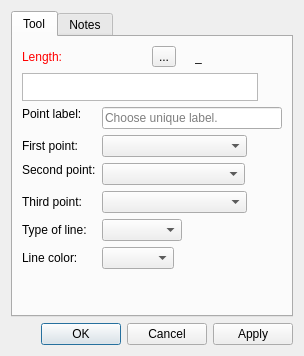
<?xml version="1.0" encoding="UTF-8"?>
<ui version="4.0">
 <class>DialogShoulderPoint</class>
 <widget class="QDialog" name="DialogShoulderPoint">
  <property name="geometry">
   <rect>
    <x>0</x>
    <y>0</y>
    <width>304</width>
    <height>356</height>
   </rect>
  </property>
  <property name="windowTitle">
   <string>Special point on shoulder</string>
  </property>
  <property name="windowIcon">
   <iconset resource="../../../vmisc/share/resources/icon.qrc">
    <normaloff>:/icon/64x64/icon64x64.png</normaloff>:/icon/64x64/icon64x64.png</iconset>
  </property>
  <property name="locale">
   <locale language="English" country="UnitedStates"/>
  </property>
  <layout class="QVBoxLayout" name="verticalLayout_2">
   <item>
    <widget class="QTabWidget" name="tabWidget">
     <property name="currentIndex">
      <number>0</number>
     </property>
     <widget class="QWidget" name="tab">
      <attribute name="title">
       <string>Tool</string>
      </attribute>
      <layout class="QVBoxLayout" name="verticalLayout">
       <item>
        <layout class="QHBoxLayout" name="horizontalLayout_2">
         <item alignment="Qt::AlignLeft">
          <widget class="QLabel" name="labelEditFormula">
           <property name="sizePolicy">
            <sizepolicy hsizetype="Fixed" vsizetype="Preferred">
             <horstretch>0</horstretch>
             <verstretch>0</verstretch>
            </sizepolicy>
           </property>
           <property name="palette">
            <palette>
             <active>
              <colorrole role="WindowText">
               <brush brushstyle="SolidPattern">
                <color alpha="255">
                 <red>255</red>
                 <green>0</green>
                 <blue>0</blue>
                </color>
               </brush>
              </colorrole>
             </active>
             <inactive>
              <colorrole role="WindowText">
               <brush brushstyle="SolidPattern">
                <color alpha="255">
                 <red>255</red>
                 <green>0</green>
                 <blue>0</blue>
                </color>
               </brush>
              </colorrole>
             </inactive>
             <disabled>
              <colorrole role="WindowText">
               <brush brushstyle="SolidPattern">
                <color alpha="255">
                 <red>159</red>
                 <green>158</green>
                 <blue>158</blue>
                </color>
               </brush>
              </colorrole>
             </disabled>
            </palette>
           </property>
           <property name="text">
            <string>Length:</string>
           </property>
          </widget>
         </item>
         <item>
          <spacer name="horizontalSpacer">
           <property name="orientation">
            <enum>Qt::Horizontal</enum>
           </property>
           <property name="sizeHint" stdset="0">
            <size>
             <width>40</width>
             <height>20</height>
            </size>
           </property>
          </spacer>
         </item>
         <item alignment="Qt::AlignRight">
          <widget class="QToolButton" name="toolButtonExprLength">
           <property name="toolTip">
            <string>Formula wizard</string>
           </property>
           <property name="text">
            <string notr="true">...</string>
           </property>
           <property name="icon">
            <iconset resource="../../../vmisc/share/resources/icon.qrc">
             <normaloff>:/icon/24x24/fx.png</normaloff>:/icon/24x24/fx.png</iconset>
           </property>
           <property name="iconSize">
            <size>
             <width>24</width>
             <height>24</height>
            </size>
           </property>
          </widget>
         </item>
         <item alignment="Qt::AlignRight">
          <widget class="QLabel" name="label_3">
           <property name="text">
            <string/>
           </property>
           <property name="pixmap">
            <pixmap resource="../../../vmisc/share/resources/icon.qrc">:/icon/24x24/equal.png</pixmap>
           </property>
          </widget>
         </item>
         <item alignment="Qt::AlignRight">
          <widget class="QLabel" name="labelResultCalculation">
           <property name="sizePolicy">
            <sizepolicy hsizetype="Fixed" vsizetype="Preferred">
             <horstretch>0</horstretch>
             <verstretch>0</verstretch>
            </sizepolicy>
           </property>
           <property name="minimumSize">
            <size>
             <width>87</width>
             <height>0</height>
            </size>
           </property>
           <property name="toolTip">
            <string>Value</string>
           </property>
           <property name="text">
            <string notr="true">_</string>
           </property>
          </widget>
         </item>
        </layout>
       </item>
       <item>
        <layout class="QHBoxLayout" name="horizontalLayout_formula">
         <item>
          <widget class="VPlainTextEdit" name="plainTextEditFormula">
           <property name="sizePolicy">
            <sizepolicy hsizetype="Expanding" vsizetype="Preferred">
             <horstretch>0</horstretch>
             <verstretch>0</verstretch>
            </sizepolicy>
           </property>
           <property name="maximumSize">
            <size>
             <width>16777215</width>
             <height>28</height>
            </size>
           </property>
           <property name="toolTip">
            <string>Calculation</string>
           </property>
           <property name="tabChangesFocus">
            <bool>true</bool>
           </property>
          </widget>
         </item>
         <item>
          <widget class="QPushButton" name="pushButtonGrowLength">
           <property name="maximumSize">
            <size>
             <width>18</width>
             <height>18</height>
            </size>
           </property>
           <property name="sizeIncrement">
            <size>
             <width>0</width>
             <height>0</height>
            </size>
           </property>
           <property name="toolTip">
            <string>&lt;html&gt;&lt;head/&gt;&lt;body&gt;&lt;p&gt;Show full calculation in message box&lt;/p&gt;&lt;/body&gt;&lt;/html&gt;</string>
           </property>
           <property name="text">
            <string notr="true"/>
           </property>
           <property name="icon">
            <iconset theme="go-down">
             <normaloff>.</normaloff>.</iconset>
           </property>
           <property name="iconSize">
            <size>
             <width>16</width>
             <height>16</height>
            </size>
           </property>
           <property name="flat">
            <bool>true</bool>
           </property>
          </widget>
         </item>
        </layout>
       </item>
       <item>
        <layout class="QFormLayout" name="formLayout">
         <property name="fieldGrowthPolicy">
          <enum>QFormLayout::ExpandingFieldsGrow</enum>
         </property>
         <item row="0" column="0">
          <widget class="QLabel" name="labelEditNamePoint">
           <property name="sizePolicy">
            <sizepolicy hsizetype="Fixed" vsizetype="Fixed">
             <horstretch>0</horstretch>
             <verstretch>0</verstretch>
            </sizepolicy>
           </property>
           <property name="text">
            <string>Point label:</string>
           </property>
          </widget>
         </item>
         <item row="0" column="1">
          <widget class="QLineEdit" name="lineEditNamePoint">
           <property name="toolTip">
            <string>Unique label</string>
           </property>
           <property name="placeholderText">
            <string>Choose unique label.</string>
           </property>
          </widget>
         </item>
         <item row="1" column="0">
          <widget class="QLabel" name="labelFirstPoint">
           <property name="sizePolicy">
            <sizepolicy hsizetype="Preferred" vsizetype="Preferred">
             <horstretch>0</horstretch>
             <verstretch>0</verstretch>
            </sizepolicy>
           </property>
           <property name="text">
            <string>First point:</string>
           </property>
          </widget>
         </item>
         <item row="1" column="1">
          <widget class="QComboBox" name="comboBoxP1Line">
           <property name="sizePolicy">
            <sizepolicy hsizetype="Preferred" vsizetype="Fixed">
             <horstretch>0</horstretch>
             <verstretch>0</verstretch>
            </sizepolicy>
           </property>
           <property name="minimumSize">
            <size>
             <width>145</width>
             <height>0</height>
            </size>
           </property>
          </widget>
         </item>
         <item row="2" column="0">
          <widget class="QLabel" name="labelSecondPoint">
           <property name="sizePolicy">
            <sizepolicy hsizetype="Preferred" vsizetype="Fixed">
             <horstretch>0</horstretch>
             <verstretch>0</verstretch>
            </sizepolicy>
           </property>
           <property name="text">
            <string>Second point:</string>
           </property>
          </widget>
         </item>
         <item row="2" column="1">
          <widget class="QComboBox" name="comboBoxP2Line">
           <property name="sizePolicy">
            <sizepolicy hsizetype="Preferred" vsizetype="Fixed">
             <horstretch>0</horstretch>
             <verstretch>0</verstretch>
            </sizepolicy>
           </property>
           <property name="minimumSize">
            <size>
             <width>143</width>
             <height>0</height>
            </size>
           </property>
          </widget>
         </item>
         <item row="3" column="0">
          <widget class="QLabel" name="labelThirdPoint">
           <property name="sizePolicy">
            <sizepolicy hsizetype="Preferred" vsizetype="Preferred">
             <horstretch>0</horstretch>
             <verstretch>0</verstretch>
            </sizepolicy>
           </property>
           <property name="text">
            <string>Third point:</string>
           </property>
          </widget>
         </item>
         <item row="3" column="1">
          <widget class="QComboBox" name="comboBoxP3">
           <property name="sizePolicy">
            <sizepolicy hsizetype="Preferred" vsizetype="Fixed">
             <horstretch>0</horstretch>
             <verstretch>0</verstretch>
            </sizepolicy>
           </property>
           <property name="minimumSize">
            <size>
             <width>145</width>
             <height>0</height>
            </size>
           </property>
          </widget>
         </item>
         <item row="4" column="0">
          <widget class="QLabel" name="label_7">
           <property name="sizePolicy">
            <sizepolicy hsizetype="Preferred" vsizetype="Preferred">
             <horstretch>0</horstretch>
             <verstretch>0</verstretch>
            </sizepolicy>
           </property>
           <property name="text">
            <string>Type of line:</string>
           </property>
          </widget>
         </item>
         <item row="4" column="1">
          <widget class="QComboBox" name="comboBoxLineType">
           <property name="sizePolicy">
            <sizepolicy hsizetype="Preferred" vsizetype="Fixed">
             <horstretch>0</horstretch>
             <verstretch>0</verstretch>
            </sizepolicy>
           </property>
           <property name="minimumSize">
            <size>
             <width>80</width>
             <height>0</height>
            </size>
           </property>
           <property name="maximumSize">
            <size>
             <width>110</width>
             <height>16777215</height>
            </size>
           </property>
           <property name="iconSize">
            <size>
             <width>80</width>
             <height>14</height>
            </size>
           </property>
          </widget>
         </item>
         <item row="5" column="0">
          <widget class="QLabel" name="label">
           <property name="text">
            <string>Line color:</string>
           </property>
          </widget>
         </item>
         <item row="5" column="1">
          <widget class="QComboBox" name="comboBoxLineColor"/>
         </item>
        </layout>
       </item>
       <item>
        <spacer name="verticalSpacer">
         <property name="orientation">
          <enum>Qt::Vertical</enum>
         </property>
         <property name="sizeHint" stdset="0">
          <size>
           <width>20</width>
           <height>40</height>
          </size>
         </property>
        </spacer>
       </item>
      </layout>
     </widget>
     <widget class="QWidget" name="tab_2">
      <attribute name="title">
       <string>Notes</string>
      </attribute>
      <layout class="QVBoxLayout" name="verticalLayout_3">
       <item>
        <widget class="QPlainTextEdit" name="plainTextEditToolNotes"/>
       </item>
      </layout>
     </widget>
    </widget>
   </item>
   <item>
    <widget class="QDialogButtonBox" name="buttonBox">
     <property name="orientation">
      <enum>Qt::Horizontal</enum>
     </property>
     <property name="standardButtons">
      <set>QDialogButtonBox::Apply|QDialogButtonBox::Cancel|QDialogButtonBox::Ok</set>
     </property>
    </widget>
   </item>
  </layout>
 </widget>
 <customwidgets>
  <customwidget>
   <class>VPlainTextEdit</class>
   <extends>QPlainTextEdit</extends>
   <header location="global">vplaintextedit.h</header>
  </customwidget>
 </customwidgets>
 <tabstops>
  <tabstop>plainTextEditFormula</tabstop>
  <tabstop>pushButtonGrowLength</tabstop>
  <tabstop>lineEditNamePoint</tabstop>
  <tabstop>comboBoxP1Line</tabstop>
  <tabstop>comboBoxP2Line</tabstop>
  <tabstop>comboBoxP3</tabstop>
  <tabstop>comboBoxLineType</tabstop>
  <tabstop>buttonBox</tabstop>
 </tabstops>
 <resources>
  <include location="../../../vmisc/share/resources/icon.qrc"/>
 </resources>
 <connections>
  <connection>
   <sender>buttonBox</sender>
   <signal>accepted()</signal>
   <receiver>DialogShoulderPoint</receiver>
   <slot>accept()</slot>
   <hints>
    <hint type="sourcelabel">
     <x>248</x>
     <y>254</y>
    </hint>
    <hint type="destinationlabel">
     <x>157</x>
     <y>274</y>
    </hint>
   </hints>
  </connection>
  <connection>
   <sender>buttonBox</sender>
   <signal>rejected()</signal>
   <receiver>DialogShoulderPoint</receiver>
   <slot>reject()</slot>
   <hints>
    <hint type="sourcelabel">
     <x>316</x>
     <y>260</y>
    </hint>
    <hint type="destinationlabel">
     <x>286</x>
     <y>274</y>
    </hint>
   </hints>
  </connection>
 </connections>
</ui>
